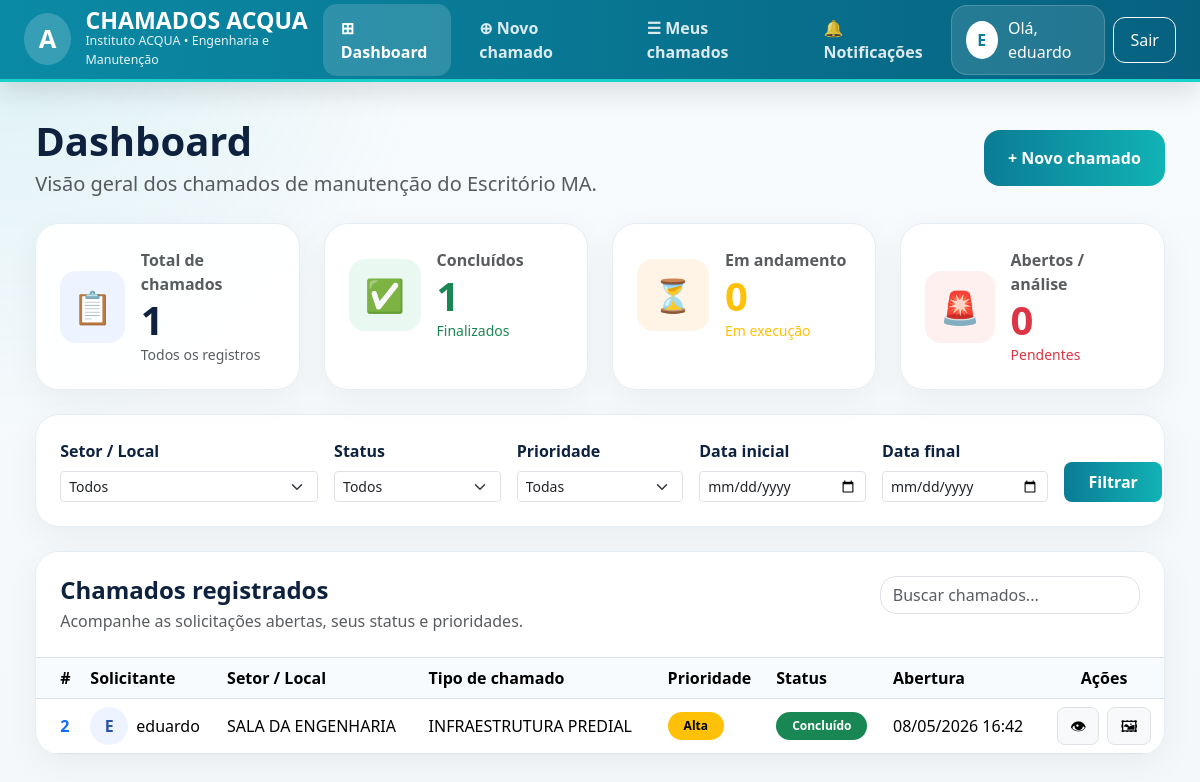
Before: / (signed in) with the older database file.
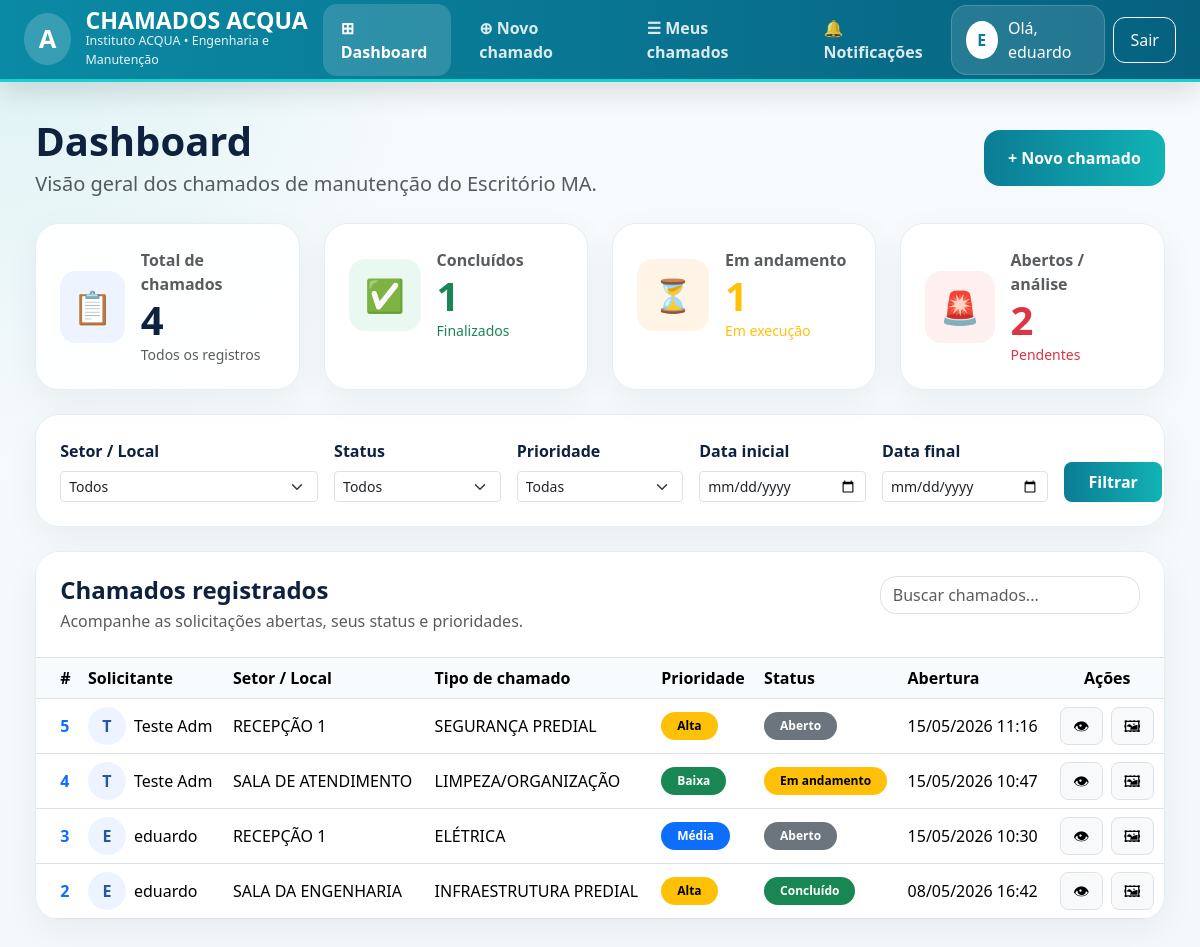
After: the same page with the newer database file.
### chamados/models.py (models this page shows, shortened)
class Chamado(models.Model):
    STATUS = [
        ("ABERTO", "Aberto"),
        ("ANALISE", "Em análise"),
        ("ANDAMENTO", "Em andamento"),
        ("AGUARDANDO", "Aguardando atendimento"),
        ("CONCLUIDO", "Concluído"),
        ("CANCELADO", "Cancelado"),
    ]
    PRIORIDADE = [
        ("BAIXA", "Baixa"),
        ("MEDIA", "Média"),
        ("ALTA", "Alta"),
        ("URGENTE", "Urgente"),
    ]
    SETOR_LOCAL = [
        ("RECEPCAO_1", "RECEPÇÃO 1"),
        ("RECEPCAO_2", "RECEPÇÃO 2"),
        ("SALA_ATENDIMENTO", "SALA DE ATENDIMENTO"),
        ("BANHEIRO_RECEPCAO", "BANHEIRO DA RECEPÇÃO"),
        ("DIRECAO_EXECUTIVA", "SALA DA DIREÇÃO EXECUTIVA"),
        ("DIRECAO_ADJUNTA_GERENCIA", "SALA DA DIREÇÃO ADJUNTA/GERÊNCIA"),
        ("SUPERVISAO_TECNICA", "SALA DA SUPERVISÃO TÉCNICA"),
        ("COMUNICACAO", "SALA DA COMUNICAÇÃO"),
        ("CONTROLADORIA", "SALA DA CONTROLADORIA"),
        ("ORCAMENTO_FARMACIA", "SALA DO ORÇAMENTO/FARMÁCIA"),
        ("PRESTACAO_CONTAS", "SALA DA PRESTAÇÃO DE CONTAS"),
        ("SALA_REUNIAO", "SALA DE REUNIÃO"),
        ("JURIDICO", "SALA DO JURÍDICO"),
        ("CONFERENCIA", "SALA DE CONFERÊNCIA"),
        ("ENGENHARIA", "SALA DA ENGENHARIA"),
        ("FINANCEIRO", "SALA DO FINANCEIRO"),
        ("QUALIDADE", "SALA DA QUALIDADE"),
        ("RH", "SALA DO RH"),
        ("AREA_VIVENCIA", "ÁREA DE VIVÊNCIA"),
        ("AREA_CONDENSADORAS", "ÁREA DAS CONDENSADORAS"),
        ("DML", "SALA DO DML"),
        ("COPA", "COPA"),
        ("BANHEIRO_FEMININO", "BANHEIRO FEMININO"),
        ("BANHEIRO_MASCULINO", "BANHEIRO MASCULINO"),
    ]
    TIPO_CHAMADO = [
        ("INFRAESTRUTURA", "INFRAESTRUTURA PREDIAL"),
        ("CLIMATIZACAO", "CLIMATIZAÇÃO"),
        ("ELETRICA", "ELÉTRICA"),
        ("HIDRAULICA", "HIDRÁULICA"),
        ("MOBILIARIO", "MOBILIÁRIO"),
        ("EQUIPAMENTO_PATRIMONIO", "EQUIPAMENTO/PATRIMÔNIO"),
        ("LIMPEZA_ORGANIZACAO", "LIMPEZA/ORGANIZAÇÃO"),
        ("SEGURANCA_PREDIAL", "SEGURANÇA PREDIAL"),
        ("OUTROS_ENGENHARIA", "OUTROS SERVIÇOS DE ENGENHARIA"),
    ]
    aberto_por = models.ForeignKey(
        settings.AUTH_USER_MODEL,
        on_delete=models.CASCADE,
        related_name="chamados_abertos",
        blank=True,
        null=True,
    )
    nome_solicitante = models.CharField(
        max_length=200,
        blank=True,
        default="",
        verbose_name="Nome do solicitante",
    )
    setor_local = models.CharField(
        max_length=80,
        choices=SETOR_LOCAL,
        verbose_name="Setor / Local da solicitação",
    )
    tipo_chamado = models.CharField(
        max_length=80,
        choices=TIPO_CHAMADO,
        verbose_name="Tipo de chamado",
    )
    descricao = models.TextField(verbose_name="Descrição do problema")
    prioridade = models.CharField(
        max_length=20,
        choices=PRIORIDADE,
        verbose_name="Prioridade",
    )
    status = models.CharField(
        max_length=20,
        choices=STATUS,
        default="ABERTO",
        verbose_name="Status",
    )
    andamento = models.TextField(blank=True, default="")
    conclusao = models.TextField(blank=True, default="")
    data_conclusao = models.DateTimeField(blank=True, null=True)
    atualizado_em = models.DateTimeField(auto_now=True)
    imagem = models.ImageField(
        upload_to="chamados/",
        blank=True,
        null=True,
        verbose_name="Imagem do problema",
    )
    data_abertura = models.DateTimeField(auto_now_add=True)

### chamados/views.py (the view)
# urls.py: path("", views.dashboard, name="dashboard"),
@user_passes_test(lambda u: u.is_active and u.is_staff)
def dashboard(request: HttpRequest) -> HttpResponse:
    filtro_form = DashboardFiltroForm(request.GET or None)
    base = Chamado.objects.all().select_related("aberto_por")
    qs = _filtrar_chamados_dashboard(base, filtro_form)
    chamados = qs.order_by("-data_abertura")
    total = qs.count()
    contagem_status = {
        row["status"]: row["c"]
        for row in qs.values("status").annotate(c=Count("id"))
    }
    def cnt(st: str) -> int:
        return int(contagem_status.get(st, 0))
    prioridade_rows = list(
        qs.values("prioridade").annotate(c=Count("id")).order_by("prioridade")
    )
    recentes = list(chamados[:12])
    context = {
        "chamados": chamados,
        "filtro_form": filtro_form,
        "kpi_total": total,
        "kpi_aberto": cnt("ABERTO") + cnt("ANALISE"),
        "kpi_andamento": cnt("ANDAMENTO") + cnt("AGUARDANDO"),
        "kpi_concluido": cnt("CONCLUIDO"),
        "kpi_cancelado": cnt("CANCELADO"),
        "prioridade_rows": prioridade_rows,
        "recentes": recentes,
    }
    return render(request, "chamados/dashboard.html", context)

### chamados/templates/chamados/dashboard.html (shortened to what this page needs)
{% extends 'chamados/base.html' %}
{% block content %}
<div class="d-flex flex-wrap justify-content-between align-items-center gap-3 mb-4">
  <div>
    <h1 class="display-6 fw-bold mb-1">Dashboard</h1>
    <div class="text-muted fs-5">
      Visão geral dos chamados de manutenção do Escritório MA.
    </div>
  </div>
  <a href="{% url 'chamados:novo_chamado' %}" class="btn btn-acqua px-4 py-3 rounded-4">
    + Novo chamado
  </a>
</div>
<div class="row g-4 mb-4">
  <div class="col-md-6 col-xl-3">
    <div class="content-card p-4 h-100">
      <div class="d-flex align-items-center gap-3">
        <div
          class="rounded-4 d-flex align-items-center justify-content-center"
          style="width:72px;height:72px;background:#edf4ff;font-size:2rem;"
        >
          📋
        </div>
        <div>
          <div class="text-muted fw-semibold">Total de chamados</div>
          <div class="display-6 fw-bold">{{ kpi_total }}</div>
          <div class="small text-muted">Todos os registros</div>
        </div>
      </div>
    </div>
  </div>
  <div class="col-md-6 col-xl-3">
    <div class="content-card p-4 h-100">
      <div class="d-flex align-items-center gap-3">
        <div
          class="rounded-4 d-flex align-items-center justify-content-center"
          style="width:72px;height:72px;background:#e9f9f2;font-size:2rem;"
        >
          ✅
        </div>
        <div>
          <div class="text-muted fw-semibold">Concluídos</div>
          <div class="display-6 fw-bold text-success">{{ kpi_concluido }}</div>
          <div class="small text-success">Finalizados</div>
        </div>
      </div>
    </div>
  </div>
  <div class="col-md-6 col-xl-3">
    <div class="content-card p-4 h-100">
      <div class="d-flex align-items-center gap-3">
        <div
          class="rounded-4 d-flex align-items-center justify-content-center"
          style="width:72px;height:72px;background:#fff4e5;font-size:2rem;"
        >
          ⏳
        </div>
        <div>
          <div class="text-muted fw-semibold">Em andamento</div>
          <div class="display-6 fw-bold text-warning">{{ kpi_andamento }}</div>
          <div class="small text-warning">Em execução</div>
        </div>
      </div>
    </div>
  </div>
  <div class="col-md-6 col-xl-3">
    <div class="content-card p-4 h-100">
      <div class="d-flex align-items-center gap-3">
        <div
          class="rounded-4 d-flex align-items-center justify-content-center"
          style="width:72px;height:72px;background:#fff0f0;font-size:2rem;"
        >
          🚨
        </div>
        <div>
          <div class="text-muted fw-semibold">Abertos / análise</div>
          <div class="display-6 fw-bold text-danger">{{ kpi_aberto }}</div>
          <div class="small text-danger">Pendentes</div>
        </div>
      </div>
    </div>
  </div>
</div>
<div class="content-card p-4 mb-4">
  <form method="get">
    <div class="row g-3 align-items-end">
      <div class="col-md-3">
        <label class="form-label fw-semibold">Setor / Local</label>
        {{ filtro_form.setor_local }}
      </div>
      <div class="col-md-2">
        <label class="form-label fw-semibold">Status</label>
        {{ filtro_form.status }}
      </div>
      <div class="col-md-2">
        <label class="form-label fw-semibold">Prioridade</label>
        {{ filtro_form.prioridade }}
      </div>
      <div class="col-md-2">
        <label class="form-label fw-semibold">Data inicial</label>
        {{ filtro_form.data_inicio }}
      </div>
      <div class="col-md-2">
        <label class="form-label fw-semibold">Data final</label>
        {{ filtro_form.data_fim }}
      </div>
      <div class="col-md-1 d-grid">
        <button type="submit" class="btn btn-acqua py-2 rounded-3">
          Filtrar
        </button>
      </div>
    </div>
  </form>
</div>
<div class="content-card overflow-hidden">
  <div class="p-4 border-bottom bg-white">
    <div class="d-flex flex-wrap justify-content-between gap-3">
      <div>
        <h2 class="h4 fw-bold mb-1">Chamados registrados</h2>
        <p class="text-muted mb-0">
          Acompanhe as solicitações abertas, seus status e prioridades.
        </p>
      </div>
      <div>
        <input
          type="text"
          class="form-control rounded-4"
          placeholder="Buscar chamados..."
          style="min-width:260px;"
        >
      </div>
    </div>
  </div>
  <div class="table-responsive">
    <table class="table align-middle mb-0">
      <thead style="background:#f8fbfd;">
        <tr>
          <th class="ps-4">#</th>
          <th>Solicitante</th>
          <th>Setor / Local</th>
          <th>Tipo de chamado</th>
          <th>Prioridade</th>
          <th>Status</th>
          <th>Abertura</th>
          <th class="text-center">Ações</th>
        </tr>
      </thead>
      <tbody>
        {% for c in chamados %}
          <tr>
            <td class="ps-4 fw-bold text-primary">
              {{ c.id }}
            </td>
            <td>
              <div class="d-flex align-items-center gap-2">
                <div
                  class="rounded-circle d-flex align-items-center justify-content-center fw-bold"
                  style="width:38px;height:38px;background:#eef4ff;color:#2856a3;"
                >
                  {{ c.aberto_por.username|slice:":1"|upper }}
                </div>
                <div>
                  {{ c.nome_solicitante|default:c.aberto_por.username|default:"—" }}
                </div>
              </div>
            </td>
            <td>
              {{ c.get_setor_local_display }}
            </td>
            <td>
              {{ c.get_tipo_chamado_display }}
            </td>
            <td>
              <span class="badge rounded-pill px-3 py-2
                {% if c.prioridade == 'URGENTE' %}
                  text-bg-danger
                {% elif c.prioridade == 'ALTA' %}
                  text-bg-warning
                {% elif c.prioridade == 'MEDIA' %}
                  text-bg-primary
                {% else %}
                  text-bg-success
                {% endif %}
              ">
                {{ c.get_prioridade_display }}
              </span>
            </td>
            <td>
              <span class="badge rounded-pill px-3 py-2
                {% if c.status == 'ABERTO' %}
                  text-bg-secondary
                {% elif c.status == 'ANALISE' %}
                  text-bg-info
                {% elif c.status == 'ANDAMENTO' %}
                  text-bg-warning
                {% elif c.status == 'AGUARDANDO' %}
                  text-bg-primary
                {% elif c.status == 'CONCLUIDO' %}
                  text-bg-success
                {% else %}
                  text-bg-danger
                {% endif %}
              ">
                {{ c.get_status_display }}
              </span>
            </td>
            <td class="text-nowrap">
              {{ c.data_abertura|date:"d/m/Y H:i" }}
            </td>
            <td>
              <div class="d-flex justify-content-center gap-2">
                <a
                  href="{% url 'chamados:detalhe_chamado' c.id %}"
                  class="btn btn-light border rounded-3"
                  title="Ver chamado"
                >
                  👁
                </a>
                {% if c.imagem %}
                  <a
                    href="{{ c.imagem.url }}"
                    target="_blank"
                    class="btn btn-light border rounded-3"
                    title="Ver imagem"
                  >
                    🖼
                  </a>
                {% endif %}
              </div>
            </td>
          </tr>
        {% empty %}
          <tr>
            <td colspan="8" class="text-center p-5 text-muted">
              Nenhum chamado encontrado.
            </td>
          </tr>
        {% endfor %}
      </tbody>
    </table>
  </div>
</div>
{% endblock %}

### chamados/templates/chamados/base.html (shortened to what this page needs)
<!doctype html>
<html lang="pt-br">
  <head>
    <link
      href="https://cdn.jsdelivr.net/npm/bootstrap@5.3.3/dist/css/bootstrap.min.css"
      rel="stylesheet"
    />
  </head>
  <body>
    <header class="topbar">
      <div class="container-fluid px-4 h-100">
        <div class="topbar-flex d-flex justify-content-between align-items-center h-100">
          <a href="{% url 'chamados:meus_chamados' %}" class="brand-wrapper">
            <div class="brand-icon">
              A
            </div>
            <div>
              <div class="brand-title">
                CHAMADOS ACQUA
              </div>
              <div class="brand-subtitle">
                Instituto ACQUA • Engenharia e Manutenção
              </div>
            </div>
          </a>
          {% if user.is_authenticated %}
            <nav class="nav-custom">
              {% if user.is_staff or user.is_superuser %}
                <a
                  class="{% if request.resolver_match.url_name == 'dashboard' %}active{% endif %}"
                  href="{% url 'chamados:dashboard' %}"
                >
                  ⊞ Dashboard
                </a>
              {% endif %}
              <a
                class="{% if request.resolver_match.url_name == 'novo_chamado' %}active{% endif %}"
                href="{% url 'chamados:novo_chamado' %}"
              >
                ⊕ Novo chamado
              </a>
              <a
                class="{% if request.resolver_match.url_name == 'meus_chamados' %}active{% endif %}"
                href="{% url 'chamados:meus_chamados' %}"
              >
                ☰ Meus chamados
              </a>
              <a
                class="{% if request.resolver_match.url_name == 'notificacoes' %}active{% endif %}"
                href="{% url 'chamados:notificacoes' %}"
              >
                🔔 Notificações
              </a>
            </nav>
            <div class="d-flex align-items-center gap-2">
              <div class="user-box">
                <div class="avatar-user">
                  {{ user.username|slice:":1"|upper }}
                </div>
                <span>
                  Olá, {{ user.get_full_name|default:user.username }}
                </span>
              </div>
              <form method="post" action="{% url 'chamados:logout' %}">
                <button type="submit" class="btn btn-outline-light logout-btn">
                  Sair
                </button>
              </form>
            </div>
          {% endif %}
        </div>
      </div>
    </header>
    <main class="main-wrapper">
      {% block content %}
      {% endblock %}
    </main>
  </body>
</html>

Changed rows visible on the page:
added Chamado: id "5", aberto_por.username "T", nome_solicitante "Teste Adm", setor_local "RECEPÇÃO 1", tipo_chamado "SEGURANÇA PREDIAL", prioridade "Alta", status "Aberto", data_abertura "15/05/2026 11:16"
added Chamado: id "4", aberto_por.username "T", nome_solicitante "Teste Adm", setor_local "SALA DE ATENDIMENTO", tipo_chamado "LIMPEZA/ORGANIZAÇÃO", prioridade "Baixa", status "Em andamento", data_abertura "15/05/2026 10:47"
added Chamado: id "3", aberto_por.username "E", nome_solicitante "eduardo", setor_local "RECEPÇÃO 1", tipo_chamado "ELÉTRICA", prioridade "Média", status "Aberto", data_abertura "15/05/2026 10:30"
Other visible differences:
{{ kpi_total }}: "1" → "4"
{{ kpi_andamento }}: "0" → "1"
{{ kpi_aberto }}: "0" → "2"
